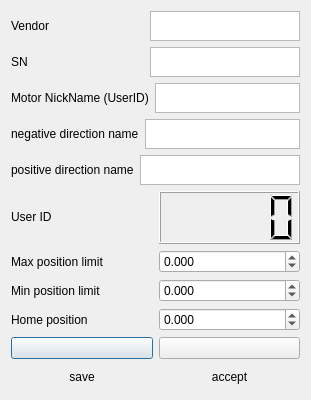
<?xml version="1.0" encoding="UTF-8"?>
<ui version="4.0">
 <class>config</class>
 <widget class="QDialog" name="config">
  <property name="geometry">
   <rect>
    <x>0</x>
    <y>0</y>
    <width>311</width>
    <height>400</height>
   </rect>
  </property>
  <property name="maximumSize">
   <size>
    <width>16777207</width>
    <height>500</height>
   </size>
  </property>
  <property name="windowTitle">
   <string>motor config</string>
  </property>
  <layout class="QVBoxLayout" name="verticalLayout_3">
   <item>
    <layout class="QHBoxLayout" name="horizontalLayout_7">
     <item>
      <widget class="QLabel" name="label_7">
       <property name="maximumSize">
        <size>
         <width>150</width>
         <height>40</height>
        </size>
       </property>
       <property name="text">
        <string>Vendor</string>
       </property>
      </widget>
     </item>
     <item>
      <widget class="QTextBrowser" name="vendor">
       <property name="maximumSize">
        <size>
         <width>150</width>
         <height>30</height>
        </size>
       </property>
      </widget>
     </item>
    </layout>
   </item>
   <item>
    <layout class="QHBoxLayout" name="horizontalLayout_6">
     <item>
      <widget class="QLabel" name="label_8">
       <property name="maximumSize">
        <size>
         <width>150</width>
         <height>40</height>
        </size>
       </property>
       <property name="text">
        <string>SN</string>
       </property>
      </widget>
     </item>
     <item>
      <widget class="QTextBrowser" name="SN">
       <property name="maximumSize">
        <size>
         <width>150</width>
         <height>30</height>
        </size>
       </property>
      </widget>
     </item>
    </layout>
   </item>
   <item>
    <layout class="QHBoxLayout" name="horizontalLayout">
     <item>
      <widget class="QLabel" name="label_3">
       <property name="maximumSize">
        <size>
         <width>150</width>
         <height>40</height>
        </size>
       </property>
       <property name="text">
        <string>Motor NickName (UserID)</string>
       </property>
      </widget>
     </item>
     <item>
      <widget class="QTextEdit" name="UserID">
       <property name="maximumSize">
        <size>
         <width>200</width>
         <height>30</height>
        </size>
       </property>
      </widget>
     </item>
    </layout>
   </item>
   <item>
    <layout class="QHBoxLayout" name="horizontalLayout_10">
     <item>
      <widget class="QLabel" name="label_10">
       <property name="maximumSize">
        <size>
         <width>150</width>
         <height>40</height>
        </size>
       </property>
       <property name="text">
        <string>negative direction name</string>
       </property>
      </widget>
     </item>
     <item>
      <widget class="QTextEdit" name="left_name">
       <property name="maximumSize">
        <size>
         <width>200</width>
         <height>30</height>
        </size>
       </property>
      </widget>
     </item>
    </layout>
   </item>
   <item>
    <layout class="QHBoxLayout" name="horizontalLayout_9">
     <item>
      <widget class="QLabel" name="label_11">
       <property name="maximumSize">
        <size>
         <width>150</width>
         <height>40</height>
        </size>
       </property>
       <property name="text">
        <string>positive direction name</string>
       </property>
      </widget>
     </item>
     <item>
      <widget class="QTextEdit" name="right_name">
       <property name="maximumSize">
        <size>
         <width>200</width>
         <height>30</height>
        </size>
       </property>
      </widget>
     </item>
    </layout>
   </item>
   <item>
    <layout class="QHBoxLayout" name="horizontalLayout_8">
     <item>
      <widget class="QLabel" name="label_9">
       <property name="maximumSize">
        <size>
         <width>150</width>
         <height>40</height>
        </size>
       </property>
       <property name="text">
        <string>User ID</string>
       </property>
      </widget>
     </item>
     <item>
      <widget class="QLCDNumber" name="NexusID">
       <property name="palette">
        <palette>
         <active>
          <colorrole role="Button">
           <brush brushstyle="SolidPattern">
            <color alpha="255">
             <red>0</red>
             <green>0</green>
             <blue>0</blue>
            </color>
           </brush>
          </colorrole>
          <colorrole role="Light">
           <brush brushstyle="SolidPattern">
            <color alpha="255">
             <red>0</red>
             <green>0</green>
             <blue>0</blue>
            </color>
           </brush>
          </colorrole>
          <colorrole role="Base">
           <brush brushstyle="SolidPattern">
            <color alpha="255">
             <red>0</red>
             <green>0</green>
             <blue>0</blue>
            </color>
           </brush>
          </colorrole>
         </active>
         <inactive>
          <colorrole role="Button">
           <brush brushstyle="SolidPattern">
            <color alpha="255">
             <red>240</red>
             <green>240</green>
             <blue>240</blue>
            </color>
           </brush>
          </colorrole>
          <colorrole role="Light">
           <brush brushstyle="SolidPattern">
            <color alpha="255">
             <red>255</red>
             <green>255</green>
             <blue>255</blue>
            </color>
           </brush>
          </colorrole>
          <colorrole role="Base">
           <brush brushstyle="SolidPattern">
            <color alpha="255">
             <red>255</red>
             <green>255</green>
             <blue>255</blue>
            </color>
           </brush>
          </colorrole>
         </inactive>
         <disabled>
          <colorrole role="Button">
           <brush brushstyle="SolidPattern">
            <color alpha="255">
             <red>0</red>
             <green>0</green>
             <blue>0</blue>
            </color>
           </brush>
          </colorrole>
          <colorrole role="Light">
           <brush brushstyle="SolidPattern">
            <color alpha="255">
             <red>0</red>
             <green>0</green>
             <blue>0</blue>
            </color>
           </brush>
          </colorrole>
          <colorrole role="Base">
           <brush brushstyle="SolidPattern">
            <color alpha="255">
             <red>240</red>
             <green>240</green>
             <blue>240</blue>
            </color>
           </brush>
          </colorrole>
         </disabled>
        </palette>
       </property>
       <property name="font">
        <font>
         <pointsize>11</pointsize>
         <bold>true</bold>
        </font>
       </property>
      </widget>
     </item>
    </layout>
   </item>
   <item>
    <layout class="QHBoxLayout" name="horizontalLayout_3">
     <item>
      <widget class="QLabel" name="label_2">
       <property name="text">
        <string>Max position limit</string>
       </property>
      </widget>
     </item>
     <item>
      <widget class="QDoubleSpinBox" name="Pmax">
       <property name="decimals">
        <number>3</number>
       </property>
       <property name="minimum">
        <double>-100000.000000000000000</double>
       </property>
       <property name="maximum">
        <double>100000.000000000000000</double>
       </property>
      </widget>
     </item>
    </layout>
   </item>
   <item>
    <layout class="QHBoxLayout" name="horizontalLayout_2">
     <item>
      <widget class="QLabel" name="label">
       <property name="text">
        <string>Min position limit</string>
       </property>
      </widget>
     </item>
     <item>
      <widget class="QDoubleSpinBox" name="Pmin">
       <property name="decimals">
        <number>3</number>
       </property>
       <property name="minimum">
        <double>-100000.000000000000000</double>
       </property>
       <property name="maximum">
        <double>100000.000000000000000</double>
       </property>
      </widget>
     </item>
    </layout>
   </item>
   <item>
    <layout class="QHBoxLayout" name="horizontalLayout_4">
     <item>
      <widget class="QLabel" name="label_4">
       <property name="text">
        <string>Home position</string>
       </property>
      </widget>
     </item>
     <item>
      <widget class="QDoubleSpinBox" name="Phome">
       <property name="decimals">
        <number>3</number>
       </property>
       <property name="minimum">
        <double>-100000.000000000000000</double>
       </property>
       <property name="maximum">
        <double>100000.000000000000000</double>
       </property>
      </widget>
     </item>
    </layout>
   </item>
   <item>
    <layout class="QHBoxLayout" name="horizontalLayout_5">
     <item>
      <layout class="QVBoxLayout" name="verticalLayout_2">
       <item>
        <widget class="QPushButton" name="saveBt">
         <property name="text">
          <string/>
         </property>
         <property name="icon">
          <iconset>
           <normaloff>save.png</normaloff>save.png</iconset>
         </property>
         <property name="iconSize">
          <size>
           <width>40</width>
           <height>40</height>
          </size>
         </property>
        </widget>
       </item>
       <item>
        <widget class="QLabel" name="label_5">
         <property name="text">
          <string>&lt;html&gt;&lt;head/&gt;&lt;body&gt;&lt;p align=&quot;center&quot;&gt;save&lt;/p&gt;&lt;/body&gt;&lt;/html&gt;</string>
         </property>
        </widget>
       </item>
      </layout>
     </item>
     <item>
      <layout class="QVBoxLayout" name="verticalLayout">
       <item>
        <widget class="QPushButton" name="acceptBt">
         <property name="text">
          <string/>
         </property>
         <property name="icon">
          <iconset>
           <normaloff>set.png</normaloff>set.png</iconset>
         </property>
         <property name="iconSize">
          <size>
           <width>40</width>
           <height>40</height>
          </size>
         </property>
        </widget>
       </item>
       <item>
        <widget class="QLabel" name="label_6">
         <property name="text">
          <string>&lt;html&gt;&lt;head/&gt;&lt;body&gt;&lt;p align=&quot;center&quot;&gt;accept&lt;/p&gt;&lt;/body&gt;&lt;/html&gt;</string>
         </property>
        </widget>
       </item>
      </layout>
     </item>
    </layout>
   </item>
  </layout>
 </widget>
 <resources/>
 <connections/>
</ui>
